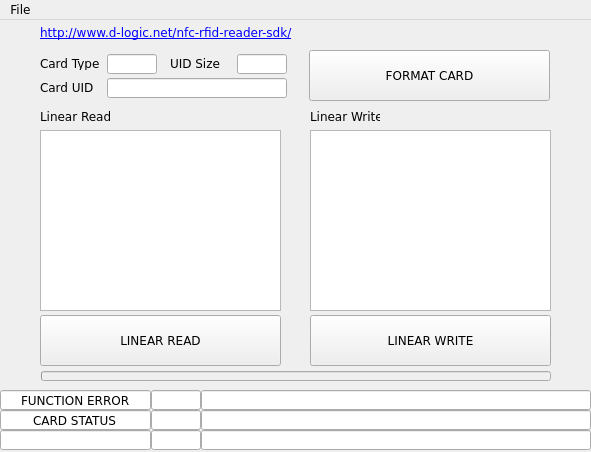
<?xml version="1.0" encoding="UTF-8"?>
<ui version="4.0">
 <class>MainWindow</class>
 <widget class="QMainWindow" name="MainWindow">
  <property name="geometry">
   <rect>
    <x>0</x>
    <y>0</y>
    <width>591</width>
    <height>452</height>
   </rect>
  </property>
  <property name="font">
   <font>
    <family>Verdana</family>
   </font>
  </property>
  <property name="windowTitle">
   <string>uFCoder Simplest</string>
  </property>
  <widget class="QWidget" name="centralwidget">
   <widget class="QLabel" name="lblCardType">
    <property name="geometry">
     <rect>
      <x>40</x>
      <y>37</y>
      <width>60</width>
      <height>13</height>
     </rect>
    </property>
    <property name="text">
     <string>Card Type</string>
    </property>
   </widget>
   <widget class="QLineEdit" name="txtCardType">
    <property name="geometry">
     <rect>
      <x>107</x>
      <y>34</y>
      <width>50</width>
      <height>20</height>
     </rect>
    </property>
    <property name="font">
     <font>
      <pointsize>9</pointsize>
      <weight>75</weight>
      <bold>true</bold>
     </font>
    </property>
    <property name="alignment">
     <set>Qt::AlignCenter</set>
    </property>
    <property name="readOnly">
     <bool>true</bool>
    </property>
   </widget>
   <widget class="QLineEdit" name="txtUIDSize">
    <property name="geometry">
     <rect>
      <x>237</x>
      <y>34</y>
      <width>50</width>
      <height>20</height>
     </rect>
    </property>
    <property name="font">
     <font>
      <pointsize>9</pointsize>
      <weight>75</weight>
      <bold>true</bold>
     </font>
    </property>
    <property name="alignment">
     <set>Qt::AlignCenter</set>
    </property>
    <property name="readOnly">
     <bool>true</bool>
    </property>
   </widget>
   <widget class="QLabel" name="lblUIDSize">
    <property name="geometry">
     <rect>
      <x>170</x>
      <y>37</y>
      <width>60</width>
      <height>13</height>
     </rect>
    </property>
    <property name="text">
     <string>UID Size</string>
    </property>
   </widget>
   <widget class="QLineEdit" name="txtCardUID">
    <property name="geometry">
     <rect>
      <x>107</x>
      <y>58</y>
      <width>180</width>
      <height>20</height>
     </rect>
    </property>
    <property name="font">
     <font>
      <pointsize>9</pointsize>
      <weight>75</weight>
      <bold>true</bold>
     </font>
    </property>
    <property name="alignment">
     <set>Qt::AlignCenter</set>
    </property>
    <property name="readOnly">
     <bool>true</bool>
    </property>
   </widget>
   <widget class="QLabel" name="lblCardSize">
    <property name="geometry">
     <rect>
      <x>40</x>
      <y>61</y>
      <width>60</width>
      <height>13</height>
     </rect>
    </property>
    <property name="text">
     <string>Card UID</string>
    </property>
    <property name="alignment">
     <set>Qt::AlignLeading|Qt::AlignLeft|Qt::AlignVCenter</set>
    </property>
   </widget>
   <widget class="QPushButton" name="btnFormatCard">
    <property name="geometry">
     <rect>
      <x>309</x>
      <y>30</y>
      <width>241</width>
      <height>51</height>
     </rect>
    </property>
    <property name="cursor">
     <cursorShape>PointingHandCursor</cursorShape>
    </property>
    <property name="text">
     <string>FORMAT CARD</string>
    </property>
   </widget>
   <widget class="QLabel" name="lblLinearRead">
    <property name="geometry">
     <rect>
      <x>40</x>
      <y>90</y>
      <width>70</width>
      <height>13</height>
     </rect>
    </property>
    <property name="text">
     <string>Linear Read</string>
    </property>
   </widget>
   <widget class="QTextEdit" name="txtLinearRead">
    <property name="geometry">
     <rect>
      <x>40</x>
      <y>110</y>
      <width>241</width>
      <height>181</height>
     </rect>
    </property>
    <property name="readOnly">
     <bool>true</bool>
    </property>
   </widget>
   <widget class="QLabel" name="lblLinearWrite">
    <property name="geometry">
     <rect>
      <x>310</x>
      <y>90</y>
      <width>70</width>
      <height>13</height>
     </rect>
    </property>
    <property name="text">
     <string>Linear Write</string>
    </property>
   </widget>
   <widget class="QTextEdit" name="txtLinearWrite">
    <property name="geometry">
     <rect>
      <x>310</x>
      <y>110</y>
      <width>241</width>
      <height>181</height>
     </rect>
    </property>
    <property name="palette">
     <palette>
      <active>
       <colorrole role="WindowText">
        <brush brushstyle="SolidPattern">
         <color alpha="255">
          <red>0</red>
          <green>0</green>
          <blue>0</blue>
         </color>
        </brush>
       </colorrole>
       <colorrole role="Dark">
        <brush brushstyle="SolidPattern">
         <color alpha="255">
          <red>147</red>
          <green>160</green>
          <blue>155</blue>
         </color>
        </brush>
       </colorrole>
       <colorrole role="Text">
        <brush brushstyle="SolidPattern">
         <color alpha="255">
          <red>0</red>
          <green>0</green>
          <blue>0</blue>
         </color>
        </brush>
       </colorrole>
       <colorrole role="ButtonText">
        <brush brushstyle="SolidPattern">
         <color alpha="255">
          <red>0</red>
          <green>0</green>
          <blue>0</blue>
         </color>
        </brush>
       </colorrole>
      </active>
      <inactive>
       <colorrole role="WindowText">
        <brush brushstyle="SolidPattern">
         <color alpha="255">
          <red>0</red>
          <green>0</green>
          <blue>0</blue>
         </color>
        </brush>
       </colorrole>
       <colorrole role="Dark">
        <brush brushstyle="SolidPattern">
         <color alpha="255">
          <red>147</red>
          <green>160</green>
          <blue>155</blue>
         </color>
        </brush>
       </colorrole>
       <colorrole role="Text">
        <brush brushstyle="SolidPattern">
         <color alpha="255">
          <red>0</red>
          <green>0</green>
          <blue>0</blue>
         </color>
        </brush>
       </colorrole>
       <colorrole role="ButtonText">
        <brush brushstyle="SolidPattern">
         <color alpha="255">
          <red>0</red>
          <green>0</green>
          <blue>0</blue>
         </color>
        </brush>
       </colorrole>
      </inactive>
      <disabled>
       <colorrole role="WindowText">
        <brush brushstyle="SolidPattern">
         <color alpha="255">
          <red>147</red>
          <green>160</green>
          <blue>155</blue>
         </color>
        </brush>
       </colorrole>
       <colorrole role="Dark">
        <brush brushstyle="SolidPattern">
         <color alpha="255">
          <red>147</red>
          <green>160</green>
          <blue>155</blue>
         </color>
        </brush>
       </colorrole>
       <colorrole role="Text">
        <brush brushstyle="SolidPattern">
         <color alpha="255">
          <red>147</red>
          <green>160</green>
          <blue>155</blue>
         </color>
        </brush>
       </colorrole>
       <colorrole role="ButtonText">
        <brush brushstyle="SolidPattern">
         <color alpha="255">
          <red>147</red>
          <green>160</green>
          <blue>155</blue>
         </color>
        </brush>
       </colorrole>
      </disabled>
     </palette>
    </property>
   </widget>
   <widget class="QPushButton" name="btnLinearRead">
    <property name="geometry">
     <rect>
      <x>40</x>
      <y>295</y>
      <width>241</width>
      <height>51</height>
     </rect>
    </property>
    <property name="cursor">
     <cursorShape>PointingHandCursor</cursorShape>
    </property>
    <property name="text">
     <string>LINEAR READ</string>
    </property>
   </widget>
   <widget class="QPushButton" name="btnLinearWrite">
    <property name="geometry">
     <rect>
      <x>310</x>
      <y>295</y>
      <width>241</width>
      <height>51</height>
     </rect>
    </property>
    <property name="cursor">
     <cursorShape>PointingHandCursor</cursorShape>
    </property>
    <property name="text">
     <string>LINEAR WRITE</string>
    </property>
   </widget>
   <widget class="QProgressBar" name="pBar">
    <property name="enabled">
     <bool>false</bool>
    </property>
    <property name="geometry">
     <rect>
      <x>41</x>
      <y>351</y>
      <width>510</width>
      <height>10</height>
     </rect>
    </property>
    <property name="value">
     <number>0</number>
    </property>
    <property name="textVisible">
     <bool>false</bool>
    </property>
   </widget>
   <widget class="QLineEdit" name="txtConnected">
    <property name="geometry">
     <rect>
      <x>0</x>
      <y>410</y>
      <width>151</width>
      <height>20</height>
     </rect>
    </property>
    <property name="alignment">
     <set>Qt::AlignCenter</set>
    </property>
    <property name="readOnly">
     <bool>true</bool>
    </property>
   </widget>
   <widget class="QLineEdit" name="txtConnErrorValue">
    <property name="geometry">
     <rect>
      <x>151</x>
      <y>410</y>
      <width>50</width>
      <height>20</height>
     </rect>
    </property>
    <property name="alignment">
     <set>Qt::AlignCenter</set>
    </property>
    <property name="readOnly">
     <bool>true</bool>
    </property>
   </widget>
   <widget class="QLineEdit" name="txtConnErrorMsg">
    <property name="geometry">
     <rect>
      <x>201</x>
      <y>410</y>
      <width>390</width>
      <height>20</height>
     </rect>
    </property>
    <property name="alignment">
     <set>Qt::AlignCenter</set>
    </property>
    <property name="readOnly">
     <bool>true</bool>
    </property>
   </widget>
   <widget class="QLineEdit" name="txtCardErrorMsg">
    <property name="geometry">
     <rect>
      <x>201</x>
      <y>390</y>
      <width>390</width>
      <height>20</height>
     </rect>
    </property>
    <property name="alignment">
     <set>Qt::AlignCenter</set>
    </property>
    <property name="readOnly">
     <bool>true</bool>
    </property>
   </widget>
   <widget class="QLineEdit" name="txtCardErrorValue">
    <property name="geometry">
     <rect>
      <x>151</x>
      <y>390</y>
      <width>50</width>
      <height>20</height>
     </rect>
    </property>
    <property name="alignment">
     <set>Qt::AlignCenter</set>
    </property>
    <property name="readOnly">
     <bool>true</bool>
    </property>
   </widget>
   <widget class="QLineEdit" name="txtCardStatus">
    <property name="geometry">
     <rect>
      <x>0</x>
      <y>390</y>
      <width>151</width>
      <height>20</height>
     </rect>
    </property>
    <property name="text">
     <string>CARD STATUS</string>
    </property>
    <property name="alignment">
     <set>Qt::AlignCenter</set>
    </property>
   </widget>
   <widget class="QLineEdit" name="txtFunctErrorMsg">
    <property name="geometry">
     <rect>
      <x>201</x>
      <y>370</y>
      <width>390</width>
      <height>20</height>
     </rect>
    </property>
    <property name="alignment">
     <set>Qt::AlignCenter</set>
    </property>
    <property name="readOnly">
     <bool>true</bool>
    </property>
   </widget>
   <widget class="QLineEdit" name="txtFuncErrorValue">
    <property name="geometry">
     <rect>
      <x>151</x>
      <y>370</y>
      <width>50</width>
      <height>20</height>
     </rect>
    </property>
    <property name="alignment">
     <set>Qt::AlignCenter</set>
    </property>
    <property name="readOnly">
     <bool>true</bool>
    </property>
   </widget>
   <widget class="QLineEdit" name="txtFunctError">
    <property name="geometry">
     <rect>
      <x>0</x>
      <y>370</y>
      <width>151</width>
      <height>20</height>
     </rect>
    </property>
    <property name="text">
     <string>FUNCTION ERROR</string>
    </property>
    <property name="alignment">
     <set>Qt::AlignCenter</set>
    </property>
    <property name="readOnly">
     <bool>true</bool>
    </property>
   </widget>
   <widget class="QLabel" name="linkLabel">
    <property name="geometry">
     <rect>
      <x>40</x>
      <y>4</y>
      <width>261</width>
      <height>16</height>
     </rect>
    </property>
    <property name="font">
     <font>
      <underline>true</underline>
     </font>
    </property>
    <property name="cursor">
     <cursorShape>PointingHandCursor</cursorShape>
    </property>
    <property name="autoFillBackground">
     <bool>true</bool>
    </property>
    <property name="styleSheet">
     <string notr="true">color: rgb(0, 0, 255);</string>
    </property>
    <property name="text">
     <string>http://www.d-logic.net/nfc-rfid-reader-sdk/</string>
    </property>
    <property name="openExternalLinks">
     <bool>false</bool>
    </property>
    <property name="textInteractionFlags">
     <set>Qt::LinksAccessibleByMouse</set>
    </property>
   </widget>
  </widget>
  <widget class="QMenuBar" name="menubar">
   <property name="geometry">
    <rect>
     <x>0</x>
     <y>0</y>
     <width>591</width>
     <height>21</height>
    </rect>
   </property>
   <widget class="QMenu" name="menuFile">
    <property name="title">
     <string>File</string>
    </property>
    <addaction name="mnuExit"/>
   </widget>
   <addaction name="menuFile"/>
  </widget>
  <action name="mnuExit">
   <property name="text">
    <string>Exit</string>
   </property>
   <property name="font">
    <font>
     <family>Segoe UI</family>
     <pointsize>9</pointsize>
    </font>
   </property>
  </action>
 </widget>
 <tabstops>
  <tabstop>txtLinearWrite</tabstop>
  <tabstop>btnLinearWrite</tabstop>
  <tabstop>btnLinearRead</tabstop>
  <tabstop>txtLinearRead</tabstop>
  <tabstop>txtCardType</tabstop>
  <tabstop>txtUIDSize</tabstop>
  <tabstop>txtCardUID</tabstop>
  <tabstop>txtConnected</tabstop>
  <tabstop>txtConnErrorValue</tabstop>
  <tabstop>txtConnErrorMsg</tabstop>
  <tabstop>txtCardErrorMsg</tabstop>
  <tabstop>txtCardErrorValue</tabstop>
  <tabstop>txtCardStatus</tabstop>
  <tabstop>txtFunctErrorMsg</tabstop>
  <tabstop>txtFuncErrorValue</tabstop>
  <tabstop>txtFunctError</tabstop>
  <tabstop>btnFormatCard</tabstop>
 </tabstops>
 <resources/>
 <connections>
  <connection>
   <sender>mnuExit</sender>
   <signal>triggered()</signal>
   <receiver>MainWindow</receiver>
   <slot>close()</slot>
   <hints>
    <hint type="sourcelabel">
     <x>-1</x>
     <y>-1</y>
    </hint>
    <hint type="destinationlabel">
     <x>295</x>
     <y>225</y>
    </hint>
   </hints>
  </connection>
  <connection>
   <sender>btnFormatCard</sender>
   <signal>clicked()</signal>
   <receiver>txtLinearWrite</receiver>
   <slot>clear()</slot>
   <hints>
    <hint type="sourcelabel">
     <x>429</x>
     <y>68</y>
    </hint>
    <hint type="destinationlabel">
     <x>430</x>
     <y>220</y>
    </hint>
   </hints>
  </connection>
 </connections>
</ui>
